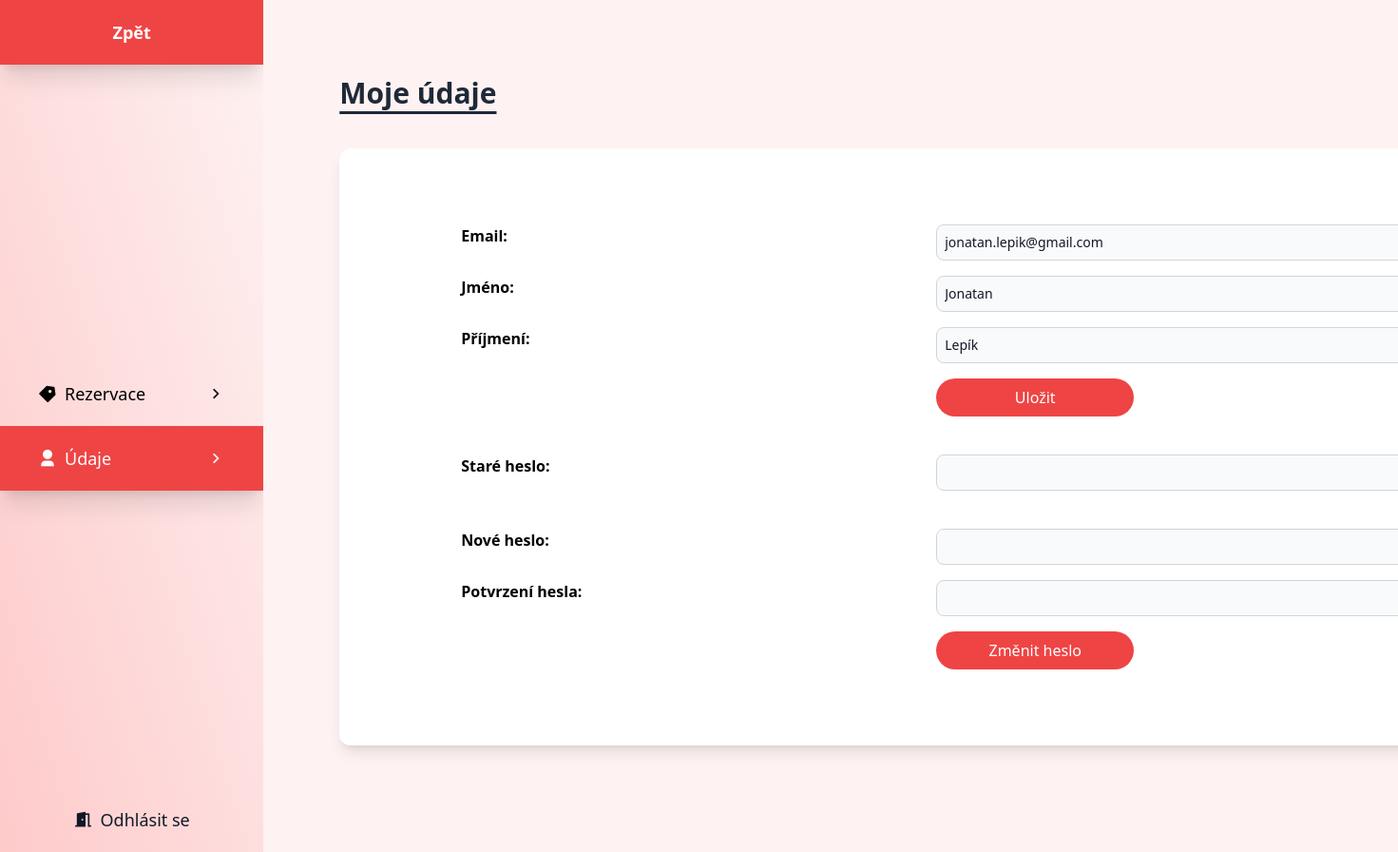
Page /uzivatele/moje-udaje.php (signed in) on the committed database.
### tables this page shows
CREATE TABLE `uzivatele` (
  `id_u` int(11) NOT NULL,
  `jmeno` varchar(30) NOT NULL,
  `prijmeni` varchar(30) NOT NULL,
  `email` varchar(40) NOT NULL,
  `telcislo` varchar(13) NOT NULL,
  `heslo` varchar(255) NOT NULL,
  `role` int(11) NOT NULL
);

### uzivatele/moje-udaje.php (the view, shortened to what this page needs)
<?php
    $server = "localhost";
    $uzivatel = "root";
    $heslo = "";
    $db = "carlend";
?>
<!DOCTYPE html>
<html lang="en" class="scroll-smooth ">
<?php
    require_once '../soubory/header.php';
?>
<body class="font-exo scroll-smooth overflow-x-hidden">
    <div class="flex w-full">
        <?php
            require_once 'muj-ucet-menu.php';
        ?>
        <div class="flex-1 bg-red-50 p-20">
        <?php
            $pripojeni = mysqli_init();
            if(!mysqli_real_connect($pripojeni, $server, $uzivatel, $heslo, $db)) {
                die("Chyba při připojování k databázi");
            }
            else {
                if(isset($_SESSION["id"])) {
                    $sql = "SELECT * FROM uzivatele WHERE id_u=" . $_SESSION["id"];
                    $uzivatel = mysqli_query($pripojeni, $sql);
                    if(mysqli_num_rows($uzivatel) > 0) {
                        $uzivatel = mysqli_fetch_array($uzivatel);
                        echo '
                        <div class="container mx-auto">
                            <h1 class="font-bold text-3xl text-gray-800 mb-10 underline underline-offset-8">
                                Moje údaje
                            </h1>
                        </div>
                        <div class="container mx-auto w-full mb-8 overflow-hidden rounded-xl shadow-lg bg-white p-20 px-32">';
                            echo '
                            <form action="moje-udaje.php" method="post" class="grid grid-cols-2 w-[1000px]">
                                <p class="font-bold mb-2">Email: </p>
                                <input type="text" name="email" class="p-2 mb-4 bg-gray-50 border border-gray-300 text-gray-900 text-sm rounded-lg w-full" value="' . $uzivatel["email"] . '" required readonly>
                                <p class="font-bold mb-2">Jméno: </p>
                                <input type="text" name="jmeno" class="p-2 mb-4 bg-gray-50 border border-gray-300 text-gray-900 text-sm rounded-lg w-full" value="' . $uzivatel["jmeno"] . '" required>
                                <p class="font-bold mb-2">Příjmení: </p>
                                <input type="text" name="prijmeni" class="p-2 mb-4 bg-gray-50 border border-gray-300 text-gray-900 text-sm rounded-lg w-full" value="' . $uzivatel["prijmeni"] . '" required>
                                <p></p>
                                <div>
                                    <button type="submit" class="py-2 w-52 mr-8 mb-10 bg-red-500 hover:bg-red-400 rounded-full transition-all duration-200 text-white">Uložit</button>
                                </div>
                            </form>
                            <form action="moje-udaje.php" method="post" class="grid grid-cols-2 w-[1000px]">
                                <p class="font-bold mb-2">Staré heslo: </p>
                                <input type="password" name="stare-heslo" class="p-2 mb-10 bg-gray-50 border border-gray-300 text-gray-900 text-sm rounded-lg w-full" required>
                                <p class="font-bold mb-2">Nové heslo: </p>
                                <input type="password" name="heslo" class="p-2 mb-4 bg-gray-50 border border-gray-300 text-gray-900 text-sm rounded-lg w-full" required>
                                <p class="font-bold mb-2">Potvrzení hesla: </p>
                                <input type="password" name="heslo2" class="p-2 mb-4 bg-gray-50 border border-gray-300 text-gray-900 text-sm rounded-lg w-full" required>
                                <p></p>
                                <div>
                                    <button type="submit" class="py-2 w-52 mr-8 bg-red-500 hover:bg-red-400 rounded-full transition-all duration-200 text-white">Změnit heslo</button>
                                </div>
                            </form>
                        </div>';
                    }
                }
            }
            ?>
        </div>
    </div>
</body>
</html>

### rows in the picture
uzivatele: email "jonatan.lepik@gmail.com", jmeno "Jonatan", prijmeni "Lepík"
